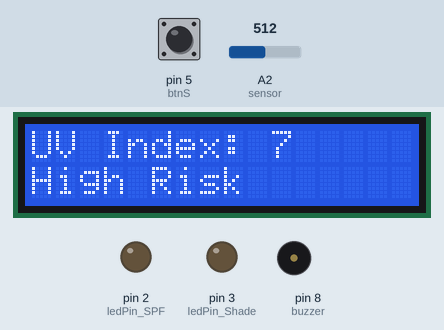
This sketch was run on a simulated Arduino Uno, built with avr-gcc and run on an emulated ATmega328P. Shown: 16×2 character LCD, output pins drawn as LEDs (lit = HIGH), buzzer (waves = sounding). The inputs (shaded band) are chosen by the test bench; at power-on: A2 (sensor) = 512, pin 5 (btnS) LOW. What the sketch prints to the serial monitor is not drawn.

Above: at 1.6 s.
1.7 s: A2 (sensor) set to 306
At 3.3 s:
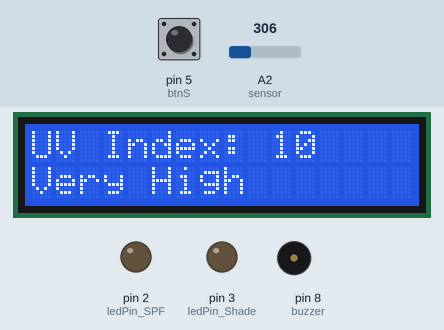
6.7 s: A2 (sensor) set to 122
At 9.9 s:
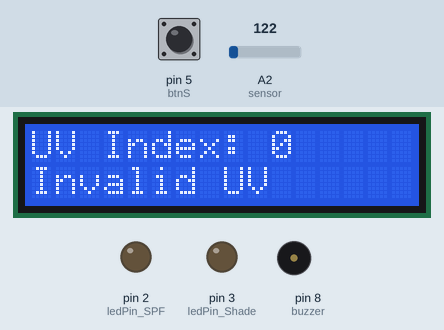
10.7 s: A2 (sensor) set to 716
At 12.7 s:
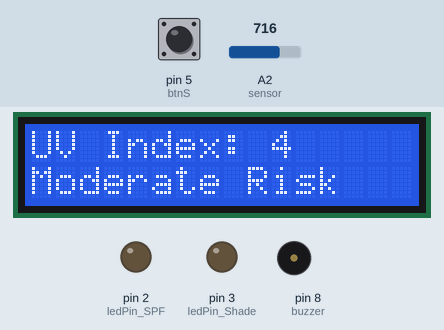
15.7 s: pin 5 (btnS) pulled HIGH for 0.4 s
At 16.1 s:
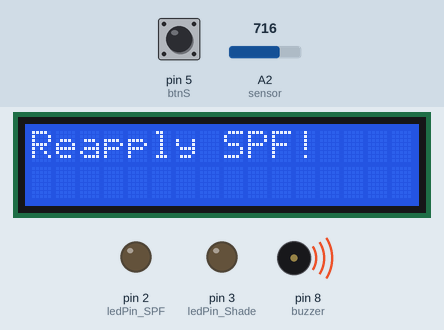
21.1 s: A2 (sensor) set to 809
23.4 s: A2 (sensor) set to 838
At 28.0 s:
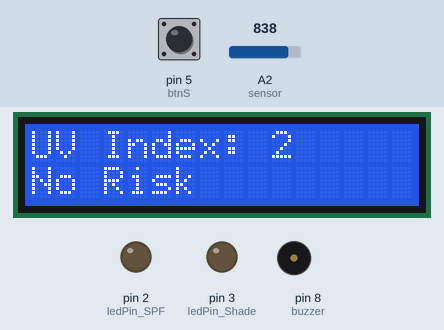
Timing chart, 0 to 37.5 s (numbered marks = the images above; inputs shaded):
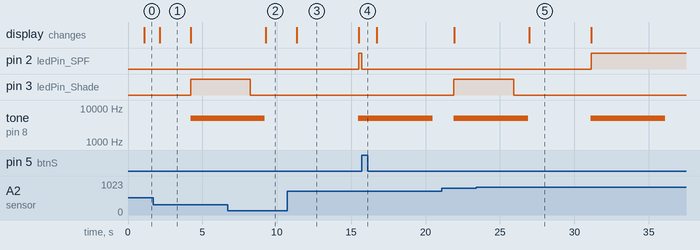

The sketch:

YUVEE-Pentium5.ino
```cpp
#include <LiquidCrystal_I2C.h>
#include <Wire.h>

LiquidCrystal_I2C lcd(0x27, 16, 2);

const int analogOutPin = 9;  // Analog output pin for the LED
const int btnS = 5;          // SPF button
const int buzzer = 8;
const int ledPin_SPF = 2;
const int ledPin_Shade = 3;
int prevIndex = -1;

const unsigned int limitSPF = 15000;  // 20 seconds for SPF timer

unsigned int limit = 0;
unsigned int startTimerSPF = 0;
unsigned int startTimerShade = 0;

bool spfAlertTriggered = false;
bool shadeAlertTriggered = false;
bool shadeTimerStarted = false;

int sensorValue = 0;
int outputValue = 0;

int buttonState = 0;

void setup() {
  Serial.begin(9600);

  pinMode(ledPin_SPF, OUTPUT);
  pinMode(ledPin_Shade, OUTPUT);
  pinMode(buzzer, OUTPUT);
  pinMode(btnS, INPUT);

  digitalWrite(ledPin_SPF, LOW);
  digitalWrite(ledPin_Shade, LOW);


  lcd.init();
  lcd.clear();
  lcd.backlight();

  startTimerSPF = millis();
  startTimerShade = millis();
}

void loop() {
  float voltage = getVoltage();
  int uvIndex = getUVIndex(voltage);

// Display and serial debug (handled later)
  Serial.println("UV Index: " + String(uvIndex) + " SPF Time: " + String(millis() - startTimerSPF) + " Shade limit: " + String(limit) + " Shade timer: " + String(millis() - startTimerShade));


   lcd.clear();
  lcd.setCursor(0, 0);
  lcd.print("UV Index: ");
  lcd.setCursor(10, 0);
  lcd.print(String(uvIndex) + String(" "));

  lcd.setCursor(0, 1);
  switch (uvIndex) {
    case 1:
    case 2:
      lcd.print("No Risk         ");
      break;
    case 3:
    case 4:
    case 5:
      lcd.print("Moderate Risk   ");
      break;
    case 6:
    case 7:
      lcd.print("High Risk       ");
      break;
    case 8:
    case 9:
    case 10:
      lcd.print("Very High       ");
      break;
    case 11:
      lcd.print("Extreme Risk    ");
      break;
    default:
      lcd.print("Invalid UV      ");
  }
  checkShadeTimer(uvIndex);
  checkSPFTimer();
}


void checkShadeTimer(int uvIndex) {
  if (uvIndex >= 3) {
    if (!shadeAlertTriggered) {  // Start the timer only if alert is not already triggered
    if (!shadeTimerStarted)
    {
      shadeTimerStarted = true;
      startTimerShade = millis();
    }

      if (uvIndex <= 5) {
        limit = 10000;  // 10 seconds for moderate risk
      } else if (uvIndex <= 7) {
        limit = 5000;  // 5 seconds for high risk
      } else if (uvIndex <= 10) {
        limit = 3000;  // 3 seconds for very high risk
      } else {
        limit = 0;  // Immediate alert for extreme risk
      }

      // Trigger the alert if the timer has elapsed or if immediate risk
      if (limit == 0 || (millis() - startTimerShade >= limit)) {
        shadeAlertTriggered = true;
        digitalWrite(ledPin_Shade, HIGH);
        tone(buzzer, 5000, 5000);
        lcd.setCursor(0, 0);
        lcd.print("SEEK shade!     ");
        lcd.setCursor(0, 1);
        lcd.print("                ");
        delay(4000);
        digitalWrite(ledPin_Shade, LOW);
      }
    }
  } else {
    limit = INT32_MAX;
    startTimerShade = 0;
    digitalWrite(ledPin_Shade, LOW);
    noTone(buzzer);
    shadeAlertTriggered = false;
    shadeTimerStarted = false;
  }

}

void checkSPFTimer() {
  if (!spfAlertTriggered && (millis() - startTimerSPF >= limitSPF)) {
    spfAlertTriggered = true;
    tone(buzzer, 5000, 5000);
    lcd.setCursor(0, 0);
    lcd.print("Reapply SPF!     ");
    lcd.setCursor(0, 1);
    lcd.print("                ");
    digitalWrite(ledPin_SPF, HIGH);
    while (1) {
      if(digitalRead(btnS))
      {
        if(buttonState == 0)
        {
          buttonState = 1;
          break;
        }
        else {
          buttonState = 0;
          break;
        }
      }
    }
    startTimerSPF = millis();
    spfAlertTriggered = false;
    digitalWrite(ledPin_SPF, LOW);
  }
}

bool debounce(int pin) {
  static unsigned long lastDebounceTime = 0;
  const unsigned long debounceDelay = 50;  // 50ms debounce time
  static int lastButtonState = LOW;

  int currentButtonState = digitalRead(pin);
  if (currentButtonState != lastButtonState) {
    lastDebounceTime = millis();
  }
  if ((millis() - lastDebounceTime) > debounceDelay) {
    lastButtonState = currentButtonState;
    return currentButtonState == HIGH;
  }
  return false;
}

int getUVIndex(float voltage) {
  if (voltage > 4.38) return 1;
  else if (voltage > 4.04) return 2;
  else if (voltage > 3.70) return 3;
  else if (voltage > 3.36) return 4;
  else if (voltage > 3.04) return 5;
  else if (voltage > 2.70) return 6;
  else if (voltage > 2.36) return 7;
  else if (voltage > 2.02) return 8;
  else if (voltage > 1.68) return 9;
  else if (voltage > 1.34) return 10;
  else if (voltage > 1.00) return 11;
  else return 0;  // Invalid range
}

float getVoltage() {
  delay(1000);
  sensorValue = analogRead(A2);                  // Read analog input from sensor
  float voltage = (sensorValue / 1023.0) * 5.0;  // Convert to voltage
  return voltage;
}
```

Measured:
- the behaviour switches between 826 and 827 on A2 (sensor) (found by bisection; images 4 and 5)
- after the input at 1.7 s, pin 3 (ledPin_Shade): LOW → HIGH after 2.5 s instead of 4.6 s; tone on pin 8 (buzzer): silent → 5000 Hz after 2.5 s instead of 4.6 s; the display: changes after 0.43 s (image 1)
- after the input at 6.7 s, the display: changes after 2.6 s (image 2)
- after the input at 10.7 s, the display: changes after 0.63 s (image 3)
- after the input at 15.7 s, pin 2 (ledPin_SPF): HIGH → LOW at once
- after the input at 23.4 s, the display: changes after 3.6 s (image 5)
- what the display in image 1 shows lasts 2.1 s, from 2.1 s to 4.2 s
